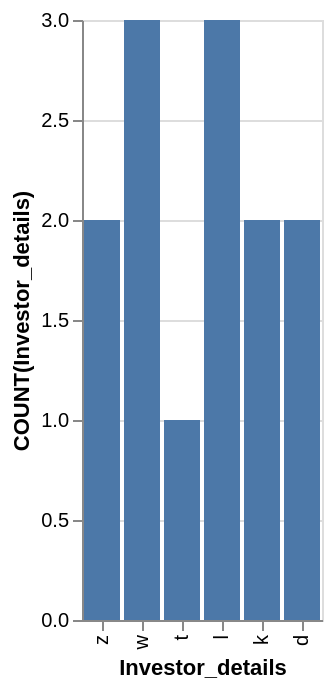

Describe this chart as a Vega-Lite specification.
### Vega-Lite specification from a JSON file in a GitHub repository (floating-point values rounded to 4 significant figures)
{"data": {"values": [{"x_data": "z", "y_data": 2}, {"x_data": "w", "y_data": 3}, {"x_data": "t", "y_data": 1}, {"x_data": "l", "y_data": 3}, {"x_data": "k", "y_data": 2}, {"x_data": "d", "y_data": 2}]}, "mark": "bar", "encoding": {"x": {"field": "x_data", "type": "nominal", "title": "Investor_details", "sort": "descending"}, "y": {"field": "y_data", "type": "quantitative", "title": "COUNT(Investor_details)"}}}
